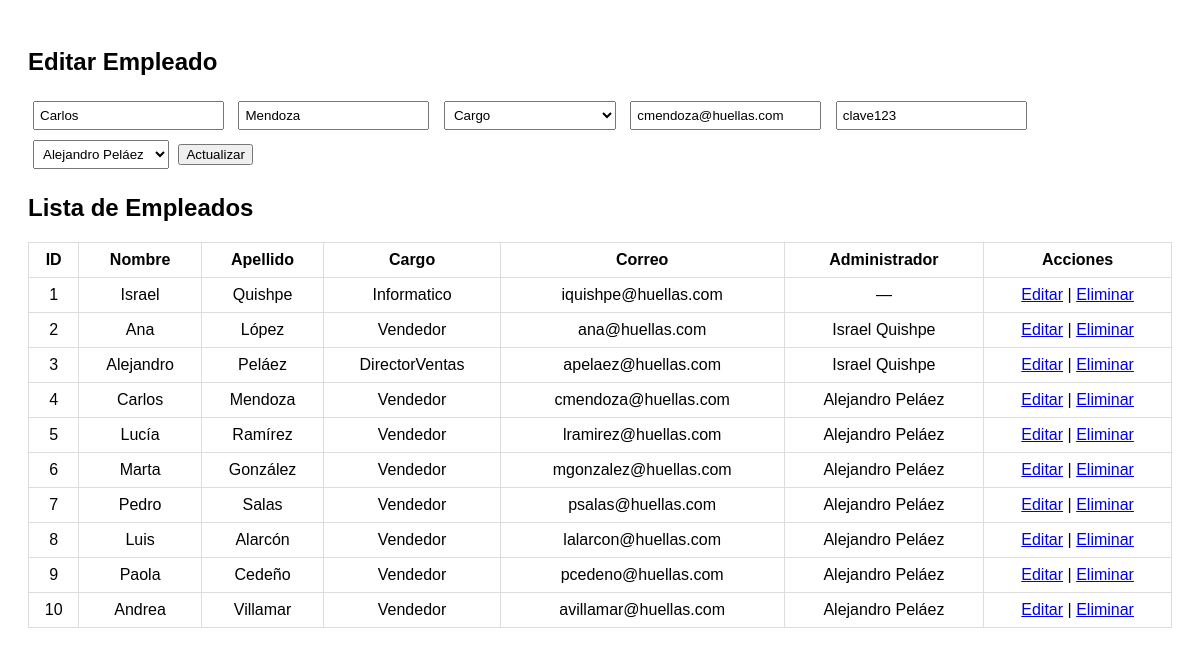
The page /views/listaEmpleados.php?editar=4 on the database its author committed.
### tables this page shows
CREATE TABLE empleados (
  num_empleado int NOT NULL AUTO_INCREMENT,
  nombre varchar(50) DEFAULT NULL,
  apellido varchar(50) DEFAULT NULL,
  cargo varchar(50) DEFAULT NULL,
  correo varchar(50) UNIQUE DEFAULT NULL,
  clave varchar(50) not null,
  administrador int DEFAULT NULL,
  PRIMARY KEY (num_empleado),
  CONSTRAINT empleados_fk2 FOREIGN KEY (administrador) REFERENCES empleados (num_empleado)
);

### views/listaEmpleados.php (the view, shortened to what this page needs)
<?php
include '../conn.php';
$editarEmpleado = null;
if (isset($_GET['editar'])) {
    $id = $_GET['editar'];
    $result = $conn->query("SELECT * FROM empleados WHERE num_empleado = $id");
    $editarEmpleado = $result->fetch_assoc();
}
$empleados = $conn->query("
    SELECT e.*, a.nombre AS admin_nombre, a.apellido AS admin_apellido
    FROM empleados e
    LEFT JOIN empleados a ON e.administrador = a.num_empleado
");
?>
<!DOCTYPE html>
<html lang="es">
<head>
</head>
<body>
    <h2><?php echo $editarEmpleado ? "Editar Empleado" : "Nuevo Empleado"; ?></h2>
    <form method="POST">
        <input type="text" name="nombre" placeholder="Nombre" value="<?= $editarEmpleado['nombre'] ?? '' ?>" required>
        <input type="text" name="apellido" placeholder="Apellido" value="<?= $editarEmpleado['apellido'] ?? '' ?>" required>
        <select name="cargo" placeholder="Cargo" value="<?= $editarEmpleado['cargo'] ?? '' ?>" required>
            <option value="">Cargo</option>
        </select>
        <input type="email" name="correo" placeholder="Correo" value="<?= $editarEmpleado['correo'] ?? '' ?>" required>
        <input type="text" name="clave" placeholder="Clave" value="<?= $editarEmpleado['clave'] ?? '' ?>" required>
        <select name="administrador">
            <?php
            $opciones = $conn->query("SELECT num_empleado, nombre, apellido FROM empleados");
            while ($row = $opciones->fetch_assoc()):
                if ($editarEmpleado && $row['num_empleado'] == $editarEmpleado['num_empleado']) continue;
                $selected = ($editarEmpleado && $editarEmpleado['administrador'] == $row['num_empleado']) ? "selected" : "";
                echo "<option value='{$row['num_empleado']}' $selected>{$row['nombre']} {$row['apellido']}</option>";
            endwhile;
            ?>
        </select>
        <?php if ($editarEmpleado): ?>
            <button type="submit" name="actualizar">Actualizar</button>
        <?php else: ?>
            <button type="submit" name="insertar">Insertar</button>
        <?php endif; ?>
    </form>
    <h2>Lista de Empleados</h2>
    <table>
        <tr>
            <th>ID</th><th>Nombre</th><th>Apellido</th><th>Cargo</th><th>Correo</th><th>Administrador</th><th>Acciones</th>
        </tr>
        <?php while ($emp = $empleados->fetch_assoc()): ?>
            <tr>
                <td><?= $emp['num_empleado'] ?></td>
                <td><?= $emp['nombre'] ?></td>
                <td><?= $emp['apellido'] ?></td>
                <td><?= $emp['cargo'] ?></td>
                <td><?= $emp['correo'] ?></td>
                <td><?= $emp['admin_nombre'] ? $emp['admin_nombre'] . ' ' . $emp['admin_apellido'] : '—' ?></td>
                <td>
                    <a href="?editar=<?= $emp['num_empleado'] ?>">Editar</a> |
                    <a href="?eliminar=<?= $emp['num_empleado'] ?>" onclick="return confirm('¿Eliminar este empleado?')">Eliminar</a>
                </td>
            </tr>
        <?php endwhile; ?>
    </table>
</body>
</html>

### views/listaEmpleados.php (style rules this page uses)
body { font-family: Arial, sans-serif; padding: 20px; }
table { border-collapse: collapse; width: 100%; margin-top: 20px; }
th, td { border: 1px solid #ddd; padding: 8px; text-align: center; }
form { margin-top: 20px; }
input, select { padding: 5px; margin: 5px; }

### rows shown on the page
empleados: nombre "Carlos", apellido "Mendoza", correo "cmendoza@huellas.com", clave "clave123", num_empleado "4", cargo "Vendedor", administrador.nombre "Alejandro", administrador.apellido "Peláez"
empleados: num_empleado "1", nombre "Israel", apellido "Quishpe", cargo "Informatico", correo "iquishpe@huellas.com"
empleados: num_empleado "2", nombre "Ana", apellido "López", cargo "Vendedor", correo "ana@huellas.com", administrador.nombre "Israel", administrador.apellido "Quishpe"
empleados: num_empleado "3", nombre "Alejandro", apellido "Peláez", cargo "DirectorVentas", correo "apelaez@huellas.com", administrador.nombre "Israel", administrador.apellido "Quishpe"
empleados: num_empleado "5", nombre "Lucía", apellido "Ramírez", cargo "Vendedor", correo "lramirez@huellas.com", administrador.nombre "Alejandro", administrador.apellido "Peláez"
empleados: num_empleado "6", nombre "Marta", apellido "González", cargo "Vendedor", correo "mgonzalez@huellas.com", administrador.nombre "Alejandro", administrador.apellido "Peláez"
empleados: num_empleado "7", nombre "Pedro", apellido "Salas", cargo "Vendedor", correo "psalas@huellas.com", administrador.nombre "Alejandro", administrador.apellido "Peláez"
empleados: num_empleado "8", nombre "Luis", apellido "Alarcón", cargo "Vendedor", correo "lalarcon@huellas.com", administrador.nombre "Alejandro", administrador.apellido "Peláez"
empleados: num_empleado "9", nombre "Paola", apellido "Cedeño", cargo "Vendedor", correo "pcedeno@huellas.com", administrador.nombre "Alejandro", administrador.apellido "Peláez"
empleados: num_empleado "10", nombre "Andrea", apellido "Villamar", cargo "Vendedor", correo "avillamar@huellas.com", administrador.nombre "Alejandro", administrador.apellido "Peláez"

### other values the page prints
form field administrador "Alejandro Peláez"
